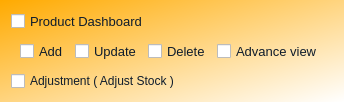
                    <widget class="QFrame" name="product_verticalFrame">
                     <property name="sizePolicy">
                      <sizepolicy hsizetype="Preferred" vsizetype="Fixed">
                       <horstretch>0</horstretch>
                       <verstretch>0</verstretch>
                      </sizepolicy>
                     </property>
                     <property name="styleSheet">
                      <string notr="true">background-color: qlineargradient(spread:pad, x1:0, y1:0, x2:1, y2:1, stop:0 rgba(255, 170, 0, 255), stop:1 rgba(255, 255, 255, 255));
color: rgb(14, 28, 44);</string>
                     </property>
                     <layout class="QVBoxLayout" name="verticalLayout_18">
                      <property name="spacing">
                       <number>0</number>
                      </property>
                      <item>
                       <widget class="QCheckBox" name="product_dashbaord_checkBox">
                        <property name="font">
                         <font>
                          <pointsize>10</pointsize>
                         </font>
                        </property>
                        <property name="styleSheet">
                         <string notr="true">background:none;</string>
                        </property>
                        <property name="text">
                         <string>Product Dashboard</string>
                        </property>
                       </widget>
                      </item>
                      <item>
                       <widget class="QFrame" name="horizontalFrame_11">
                        <property name="sizePolicy">
                         <sizepolicy hsizetype="Preferred" vsizetype="Fixed">
                          <horstretch>0</horstretch>
                          <verstretch>0</verstretch>
                         </sizepolicy>
                        </property>
                        <property name="styleSheet">
                         <string notr="true">QFrame{
background:none;
}
QCheckBox{
background:none;
}</string>
                        </property>
                        <layout class="QHBoxLayout" name="horizontalLayout_4">
                         <item>
                          <widget class="QCheckBox" name="product_dashbaord_checkBox_add">
                           <property name="font">
                            <font>
                             <pointsize>10</pointsize>
                            </font>
                           </property>
                           <property name="text">
                            <string>Add</string>
                           </property>
                          </widget>
                         </item>
                         <item>
                          <widget class="QCheckBox" name="product_dashbaord_checkBox_update">
                           <property name="font">
                            <font>
                             <pointsize>10</pointsize>
                            </font>
                           </property>
                           <property name="text">
                            <string>Update</string>
                           </property>
                          </widget>
                         </item>
                         <item>
                          <widget class="QCheckBox" name="product_dashbaord_checkBox_delete">
                           <property name="font">
                            <font>
                             <pointsize>10</pointsize>
                            </font>
                           </property>
                           <property name="text">
                            <string>Delete</string>
                           </property>
                          </widget>
                         </item>
                         <item>
                          <widget class="QCheckBox" name="product_dashbaord_checkBox_advance_view">
                           <property name="font">
                            <font>
                             <pointsize>10</pointsize>
                            </font>
                           </property>
                           <property name="text">
                            <string>Advance view</string>
                           </property>
                          </widget>
                         </item>
                        </layout>
                       </widget>
                      </item>
                      <item>
                       <widget class="QCheckBox" name="adjust_stock_checkbox">
                        <property name="styleSheet">
                         <string notr="true">background:none;</string>
                        </property>
                        <property name="text">
                         <string>Adjustment ( Adjust Stock )</string>
                        </property>
                       </widget>
                      </item>
                     </layout>
                    </widget>
